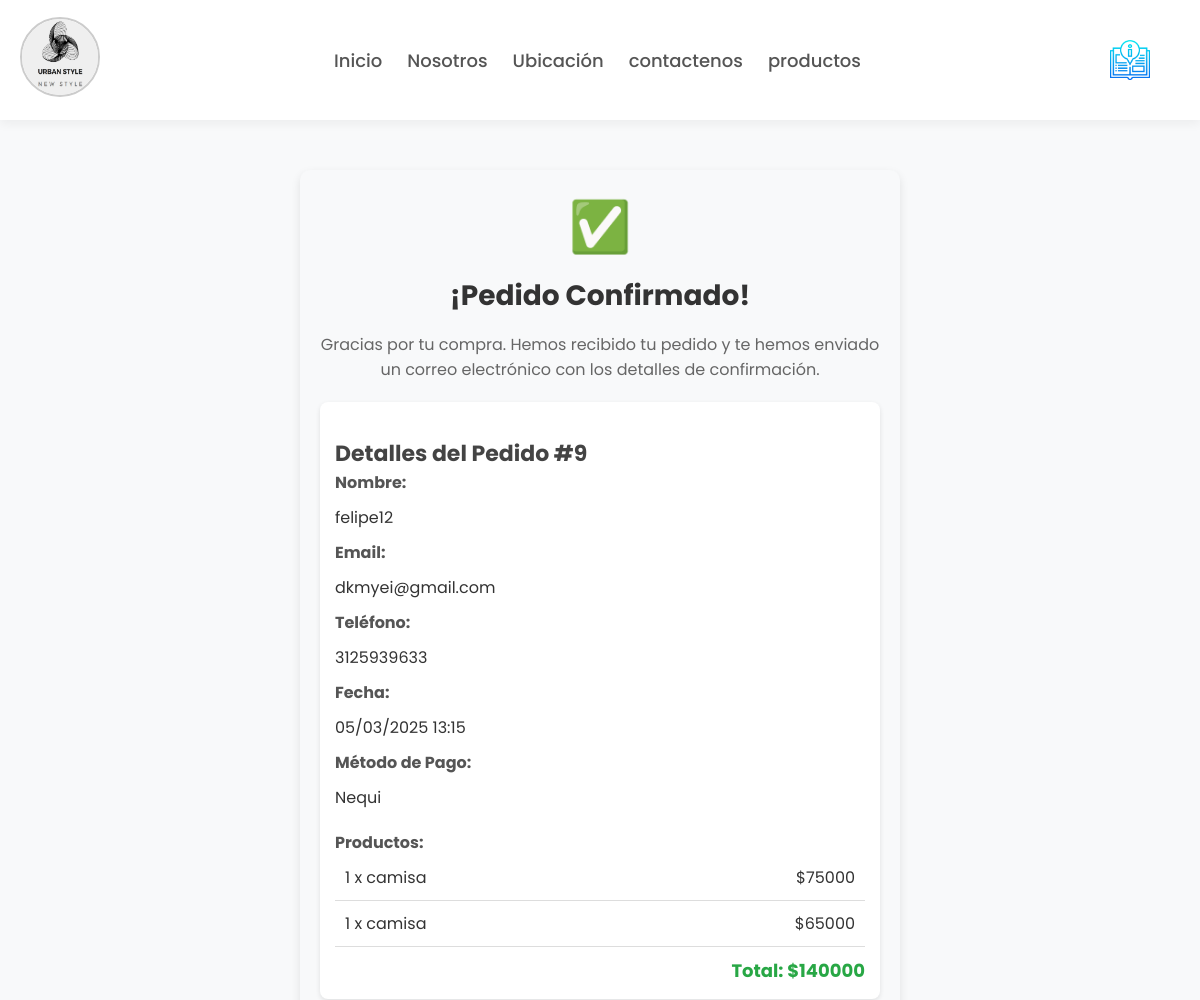
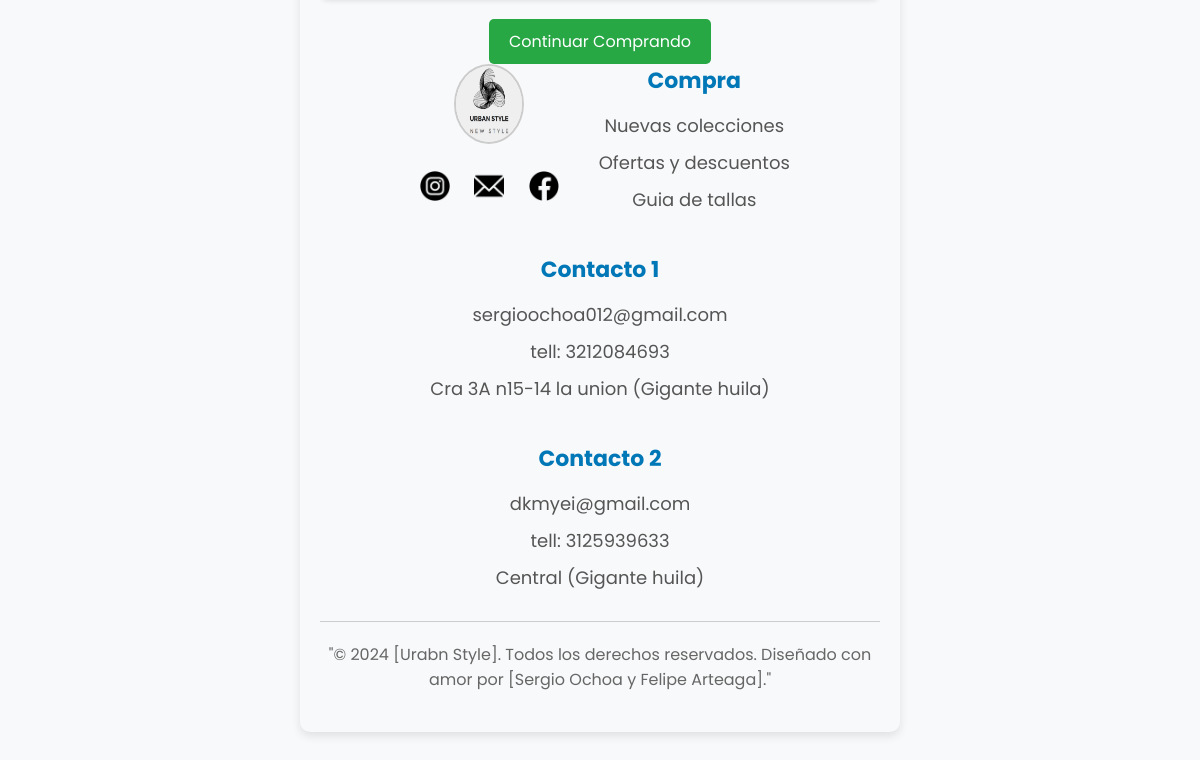
/confirmac/9/, run on the app's committed database (2 pictures, top to bottom).
### productos/models.py (models this page shows, shortened)
class Orden(models.Model):
    usuario = models.ForeignKey(User, on_delete=models.CASCADE, null=True, blank=True)
    nombre = models.CharField(max_length=200)
    email = models.EmailField()
    telefono = models.CharField(max_length=20)
    sesion_id = models.CharField(max_length=100, null=True, blank=True)
    total = models.DecimalField(max_digits=10, decimal_places=0)
    metodo_pago = models.CharField(
        max_length=20,
        choices=[('nequi', 'Nequi'), ('bancolombia', 'Bancolombia')]
    )
    pagado = models.BooleanField(default=False)
    fecha_creacion = models.DateTimeField(auto_now_add=True)

class OrdenItem(models.Model):
    orden = models.ForeignKey(Orden, related_name='items', on_delete=models.CASCADE)
    producto = models.ForeignKey("Producto", on_delete=models.CASCADE)
    precio = models.DecimalField(max_digits=10, decimal_places=0)
    cantidad = models.IntegerField(default=1)
    def subtotal(self):
        return self.precio * self.cantidad

class Producto(models.Model):
    CATEGORIAS = [
        ('Hombre', 'Hombre'),
        ('Mujer', 'Mujer'),
    ]
    nombre = models.CharField(max_length=200)
    descripcion = models.TextField()
    precio = models.DecimalField(max_digits=10, decimal_places=0)
    foto = models.ImageField(upload_to='productos/')
    fecha_creacion = models.DateField(auto_now_add=True)
    categoria = models.CharField(max_length=10, choices=CATEGORIAS, default='Hombre')  # 👈 Campo de categoría

### productos/views.py (the view)
# urls.py: path('confirmac/<int:orden_id>/', views.confirmacion, name='confirmar'),
def confirmacion(request, orden_id):
    try:
        if request.user.is_authenticated:
            orden = Orden.objects.get(id=orden_id, usuario=request.user)
        else:
            orden = Orden.objects.get(id=orden_id, sesion_id=request.session.session_key)
        items = OrdenItem.objects.filter(orden=orden)
        return render(request, 'confirmacion.html', {
            'orden': orden,
            'items': items
        })
    except Orden.DoesNotExist:
        messages.error(request, "Orden no encontrada")
        return redirect('productos')

### productos/templates/confirmacion.html (shortened to what this page needs)
{% extends 'base.html' %}
{% load static %}
{% block content %}
<link rel="stylesheet" href="{% static 'tienda/confirmacion.css' %}">
<div class="confirmacion-container">
    <div class="confirmacion-icon">✅</div>
    <h1 class="confirmacion-titulo">¡Pedido Confirmado!</h1>
    <div class="confirmacion-mensaje">
        Gracias por tu compra. Hemos recibido tu pedido y te hemos enviado un correo electrónico con los detalles de confirmación.
    </div>
    <div class="confirmacion-detalles">
        <h2 class="resumen-titulo">Detalles del Pedido #{{ orden.id }}</h2>
        <div class="confirmacion-datos">
            <div>
                <div class="datos-titulo">Nombre:</div>
                <div>{{ orden.nombre }}</div>
            </div>
            <div>
                <div class="datos-titulo">Email:</div>
                <div>{{ orden.email }}</div>
            </div>
            <div>
                <div class="datos-titulo">Teléfono:</div>
                <div>{{ orden.telefono }}</div>
            </div>
            <div>
                <div class="datos-titulo">Fecha:</div>
                <div>{{ orden.fecha_creacion|date:"d/m/Y H:i" }}</div>
            </div>
            <div>
                <div class="datos-titulo">Método de Pago:</div>
                <div>{{ orden.get_metodo_pago_display }}</div>
            </div>
        </div>
        <div class="confirmacion-items">
            <div class="datos-titulo">Productos:</div>
            {% for item in items %}
            <div class="confirmacion-item">
                <div>{{ item.cantidad }} x {{ item.producto.nombre }}</div>
                <div>${{ item.subtotal }}</div>
            </div>
            {% endfor %}
            <div class="confirmacion-total">
                Total: ${{ orden.total }}
            </div>
        </div>
    </div>
    <div class="confirmacion-acciones">
        <a href="{% url 'productos' %}" class="btn btn-success">
            Continuar Comprando
        </a>
    </div>
    <div class="confirmacion-acc
{% endblock %}

### productos/static/tienda/base.css (style rules this page uses)
* { margin: 0; padding: 0; box-sizing: border-box; text-decoration: none; list-style: none; font-family: "Poppins", sans-serif; }
body { background-color: #F8F9FA; color: #333; display: flex; flex-direction: column; min-height: 100vh; }

### productos/static/tienda/confirmacion.css (style rules this page uses)
.confirmacion-container { max-width: 600px; margin: 50px auto; padding: 20px; text-align: center; background-color: #f8f9fa; border-radius: 10px; box-shadow: 0px 4px 10px rgba(0, 0, 0, 0.1); }
.confirmacion-icon { font-size: 50px; color: #28a745; margin-bottom: 10px; }
.confirmacion-titulo { font-size: 28px; font-weight: bold; color: #333; }
.resumen-titulo { font-size: 22px; font-weight: bold; margin-top: 20px; color: #444; }
.confirmacion-mensaje { font-size: 16px; color: #666; margin: 15px 0; }
.confirmacion-detalles { text-align: left; margin-top: 20px; background: #fff; padding: 15px; border-radius: 8px; box-shadow: 0px 2px 5px rgba(0, 0, 0, 0.1); }
.confirmacion-datos div { margin-bottom: 10px; }
.datos-titulo { font-weight: bold; color: #555; }
.confirmacion-items { margin-top: 20px; }
.confirmacion-item { display: flex; justify-content: space-between; padding: 10px; border-bottom: 1px solid #ddd; }
.confirmacion-total { font-size: 18px; font-weight: bold; color: #28a745; text-align: right; margin-top: 10px; }
.confirmacion-acciones { margin-top: 20px; }
.btn-success { display: inline-block; padding: 10px 20px; background-color: #28a745; color: white; text-decoration: none; border-radius: 5px; transition: background 0.3s ease; }

### data on the page
Orden: id "9", nombre "felipe12", email "dkmyei@gmail.com", telefono "3125939633", fecha_creacion "05/03/2025 13:15", metodo_pago "Nequi", total "140000"
OrdenItem: cantidad "1", producto.nombre "camisa", subtotal "75000"
OrdenItem: cantidad "1", producto.nombre "camisa", subtotal "65000"
